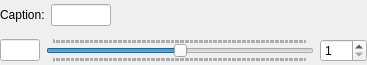
<?xml version="1.0" encoding="UTF-8"?>
<ui version="4.0">
 <class>SliderWidget</class>
 <widget class="QWidget" name="SliderWidget">
  <property name="geometry">
   <rect>
    <x>0</x>
    <y>0</y>
    <width>367</width>
    <height>65</height>
   </rect>
  </property>
  <property name="windowTitle">
   <string>Form</string>
  </property>
  <layout class="QVBoxLayout" name="verticalLayout">
   <property name="margin">
    <number>0</number>
   </property>
   <item>
    <widget class="QFrame" name="frame_2">
     <property name="frameShape">
      <enum>QFrame::NoFrame</enum>
     </property>
     <property name="frameShadow">
      <enum>QFrame::Plain</enum>
     </property>
     <property name="lineWidth">
      <number>0</number>
     </property>
     <layout class="QHBoxLayout" name="horizontalLayout_2">
      <property name="margin">
       <number>0</number>
      </property>
      <item>
       <widget class="QLabel" name="labelCaption">
        <property name="text">
         <string>Caption:</string>
        </property>
       </widget>
      </item>
      <item>
       <widget class="QLineEdit" name="editValue">
        <property name="maximumSize">
         <size>
          <width>60</width>
          <height>16777215</height>
         </size>
        </property>
        <property name="inputMethodHints">
         <set>Qt::ImhDigitsOnly</set>
        </property>
       </widget>
      </item>
      <item>
       <spacer name="horizontalSpacer">
        <property name="orientation">
         <enum>Qt::Horizontal</enum>
        </property>
        <property name="sizeHint" stdset="0">
         <size>
          <width>40</width>
          <height>20</height>
         </size>
        </property>
       </spacer>
      </item>
     </layout>
    </widget>
   </item>
   <item>
    <widget class="QFrame" name="frame">
     <property name="frameShape">
      <enum>QFrame::NoFrame</enum>
     </property>
     <property name="frameShadow">
      <enum>QFrame::Plain</enum>
     </property>
     <property name="lineWidth">
      <number>0</number>
     </property>
     <property name="midLineWidth">
      <number>0</number>
     </property>
     <layout class="QHBoxLayout" name="horizontalLayout">
      <property name="margin">
       <number>0</number>
      </property>
      <item>
       <widget class="QLineEdit" name="editMinValue">
        <property name="sizePolicy">
         <sizepolicy hsizetype="Fixed" vsizetype="Fixed">
          <horstretch>0</horstretch>
          <verstretch>0</verstretch>
         </sizepolicy>
        </property>
        <property name="maximumSize">
         <size>
          <width>40</width>
          <height>16777215</height>
         </size>
        </property>
        <property name="readOnly">
         <bool>true</bool>
        </property>
       </widget>
      </item>
      <item>
       <widget class="QSlider" name="sliderValue">
        <property name="sizePolicy">
         <sizepolicy hsizetype="Expanding" vsizetype="Fixed">
          <horstretch>0</horstretch>
          <verstretch>0</verstretch>
         </sizepolicy>
        </property>
        <property name="minimum">
         <number>-999</number>
        </property>
        <property name="maximum">
         <number>999</number>
        </property>
        <property name="value">
         <number>0</number>
        </property>
        <property name="orientation">
         <enum>Qt::Horizontal</enum>
        </property>
        <property name="invertedAppearance">
         <bool>false</bool>
        </property>
        <property name="invertedControls">
         <bool>false</bool>
        </property>
        <property name="tickPosition">
         <enum>QSlider::TicksBothSides</enum>
        </property>
        <property name="tickInterval">
         <number>0</number>
        </property>
       </widget>
      </item>
      <item>
       <widget class="QSpinBox" name="spinMaxValue">
        <property name="sizePolicy">
         <sizepolicy hsizetype="Fixed" vsizetype="Fixed">
          <horstretch>0</horstretch>
          <verstretch>0</verstretch>
         </sizepolicy>
        </property>
        <property name="maximumSize">
         <size>
          <width>55</width>
          <height>16777215</height>
         </size>
        </property>
        <property name="buttonSymbols">
         <enum>QAbstractSpinBox::UpDownArrows</enum>
        </property>
        <property name="minimum">
         <number>1</number>
        </property>
        <property name="maximum">
         <number>999</number>
        </property>
       </widget>
      </item>
     </layout>
    </widget>
   </item>
  </layout>
 </widget>
 <resources/>
 <connections/>
</ui>
